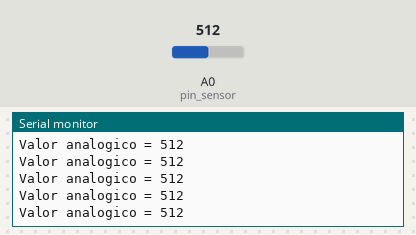
A sketch run on a simulated Arduino Uno, built with avr-gcc and run on an emulated ATmega328P. Shown: the last lines printed to the serial monitor. The inputs (shaded band) are chosen by the test bench; at power-on: A0 (pin_sensor) = 512.

Above: at 1.4 s.
1.5 s: A0 (pin_sensor) set to 716
At 1.76 s:
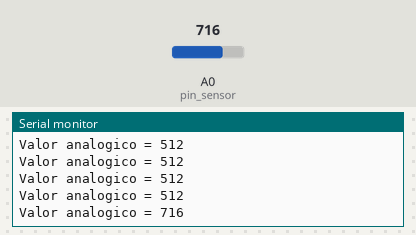
3.0 s: A0 (pin_sensor) set to 900
At 3.16 s:
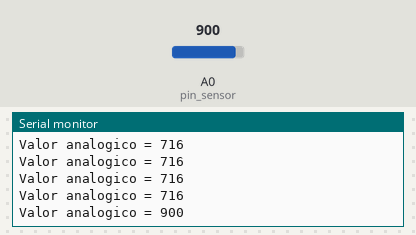
Timing chart, 0 to 6.0 s (numbered marks = the images above; inputs shaded):
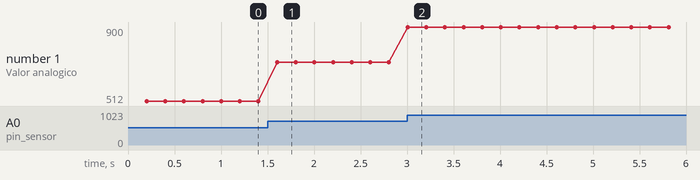

The sketch:

ler_analogico.ino
```cpp
int pin_sensor = A0;
int valor_sensor = 0;


void setup() {
  // put your setup code here, to run once:
pinMode(pin_sensor, INPUT);
Serial.begin(115200);
delay(200);
}

void loop() {
  // put your main code here, to run repeatedly:
valor_sensor = analogRead(pin_sensor);
  Serial.print("Valor analogico = ");
  Serial.println(valor_sensor);
  delay(200);
}
```

Measured:
- after the input at 1.5 s, the serial monitor: prints a new line after 0.10 s (image 1)
- after the input at 3.0 s, the serial monitor: prints a new line at once (image 2)
- plotted number 1: 512 → 716 after the input at 1.5 s, 716 → 900 after the input at 3.0 s
